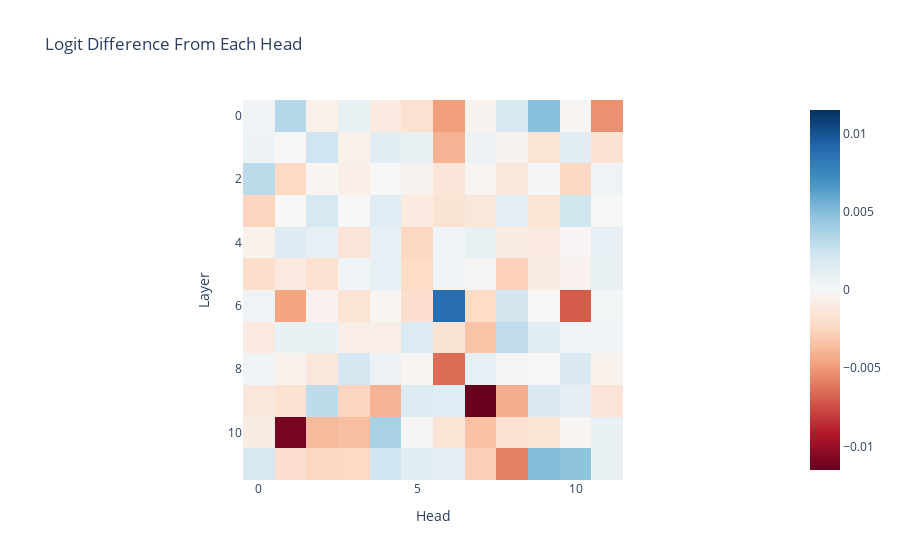
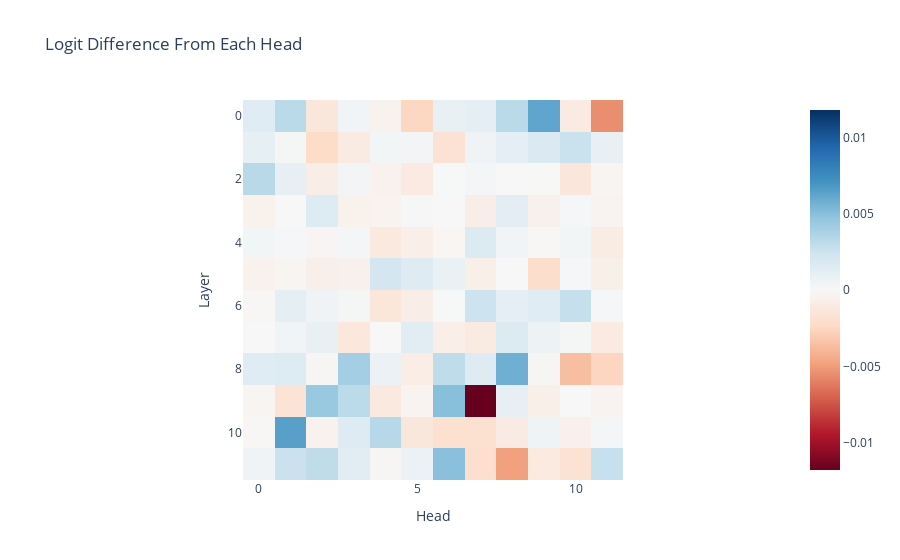
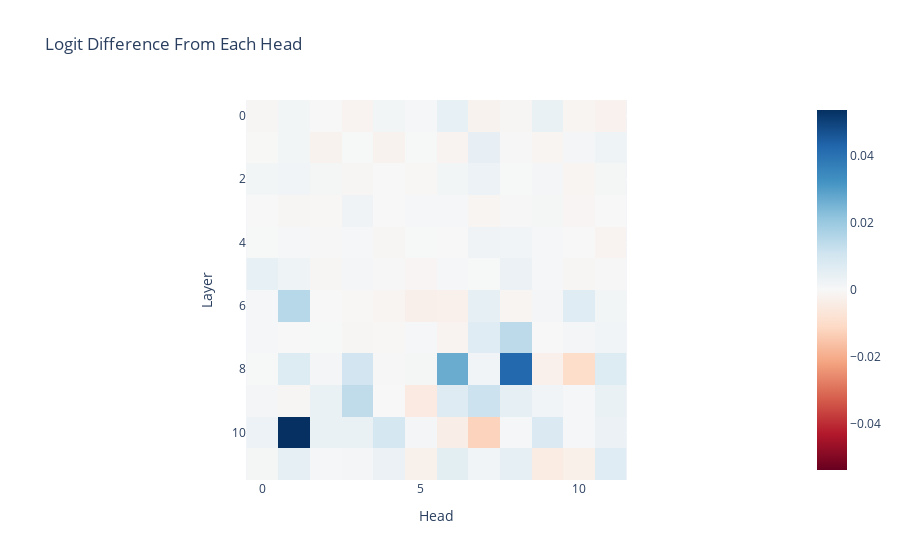
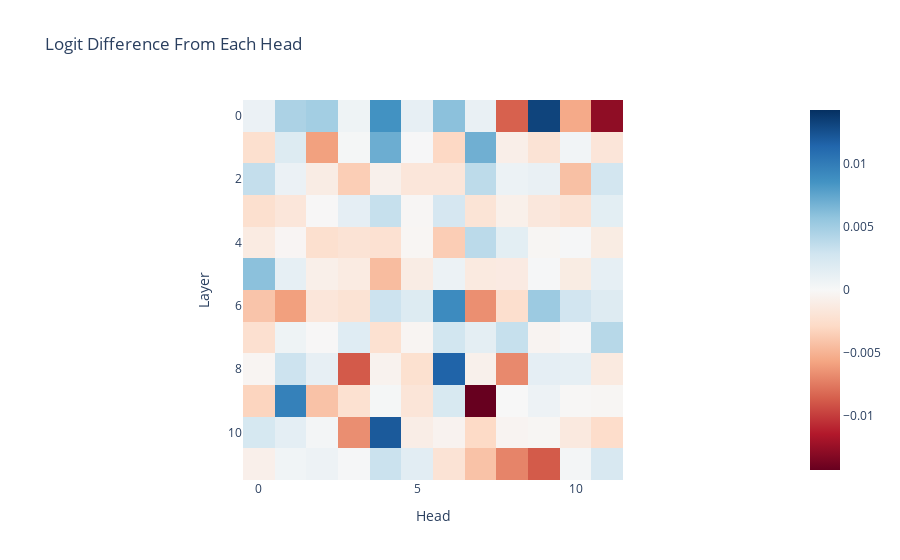

Notebook code for these charts, in order:
### Code cell
per_head_logit_diffs_all = {}

for unique_pat in set(indx_to_pat_type):
    sele = pattern_to_idx[unique_pat]
    cache = pattern_to_cache[unique_pat]

    per_head_residual, labels = cache.stack_head_results(
        layer=-1, pos_slice=-1, return_labels=True
    )
    per_head_logit_diffs = residual_stack_to_logit_diff(per_head_residual, cache, logit_diff_directions[sele,:])
    per_head_logit_diffs = einops.rearrange(
        per_head_logit_diffs,
        "(layer head_index) -> layer head_index",
        layer=model.cfg.n_layers,
        head_index=model.cfg.n_heads,
    )
    per_head_logit_diffs_all[unique_pat] = per_head_logit_diffs
    imshow(
        per_head_logit_diffs,
        labels={"x": "Head", "y": "Layer"},
        title="Logit Difference From Each Head",
    )

### Figure 1 — Plotly figure (JSON) as saved in the notebook; plotly's stock layout.template omitted (floating-point values rounded to 4 significant figures; data arrays with more than 128 entries replaced by an {"elided": "..."} marker saying what was removed)
{"data": [{"coloraxis": "coloraxis", "hovertemplate": "Head: %{x}<br>Layer: %{y}<br>color: %{z}<extra></extra>", "name": "0", "type": "heatmap", "xaxis": "x", "yaxis": "y", "z": {"elided": "12x12 float values"}}], "layout": {"coloraxis": {"cmid": 0, "colorscale": [[0, "rgb(103,0,31)"], [0.1, "rgb(178,24,43)"], [0.2, "rgb(214,96,77)"], [0.3, "rgb(244,165,130)"], [0.4, "rgb(253,219,199)"], [0.5, "rgb(247,247,247)"], [0.6, "rgb(209,229,240)"], [0.7, "rgb(146,197,222)"], [0.8, "rgb(67,147,195)"], [0.9, "rgb(33,102,172)"], [1, "rgb(5,48,97)"]]}, "title": {"text": "Logit Difference From Each Head"}, "xaxis": {"anchor": "y", "constrain": "domain", "domain": [0, 1], "scaleanchor": "y", "title": {"text": "Head"}}, "yaxis": {"anchor": "x", "autorange": "reversed", "constrain": "domain", "domain": [0, 1], "title": {"text": "Layer"}}}}

### Figure 2 — Plotly figure (JSON) as saved in the notebook; plotly's stock layout.template omitted (floating-point values rounded to 4 significant figures; data arrays with more than 128 entries replaced by an {"elided": "..."} marker saying what was removed)
{"data": [{"coloraxis": "coloraxis", "hovertemplate": "Head: %{x}<br>Layer: %{y}<br>color: %{z}<extra></extra>", "name": "0", "type": "heatmap", "xaxis": "x", "yaxis": "y", "z": {"elided": "12x12 float values"}}], "layout": {"coloraxis": {"cmid": 0, "colorscale": [[0, "rgb(103,0,31)"], [0.1, "rgb(178,24,43)"], [0.2, "rgb(214,96,77)"], [0.3, "rgb(244,165,130)"], [0.4, "rgb(253,219,199)"], [0.5, "rgb(247,247,247)"], [0.6, "rgb(209,229,240)"], [0.7, "rgb(146,197,222)"], [0.8, "rgb(67,147,195)"], [0.9, "rgb(33,102,172)"], [1, "rgb(5,48,97)"]]}, "title": {"text": "Logit Difference From Each Head"}, "xaxis": {"anchor": "y", "constrain": "domain", "domain": [0, 1], "scaleanchor": "y", "title": {"text": "Head"}}, "yaxis": {"anchor": "x", "autorange": "reversed", "constrain": "domain", "domain": [0, 1], "title": {"text": "Layer"}}}}

### Figure 3 — Plotly figure (JSON) as saved in the notebook; plotly's stock layout.template omitted (floating-point values rounded to 4 significant figures; data arrays with more than 128 entries replaced by an {"elided": "..."} marker saying what was removed)
{"data": [{"coloraxis": "coloraxis", "hovertemplate": "Head: %{x}<br>Layer: %{y}<br>color: %{z}<extra></extra>", "name": "0", "type": "heatmap", "xaxis": "x", "yaxis": "y", "z": {"elided": "12x12 float values"}}], "layout": {"coloraxis": {"cmid": 0, "colorscale": [[0, "rgb(103,0,31)"], [0.1, "rgb(178,24,43)"], [0.2, "rgb(214,96,77)"], [0.3, "rgb(244,165,130)"], [0.4, "rgb(253,219,199)"], [0.5, "rgb(247,247,247)"], [0.6, "rgb(209,229,240)"], [0.7, "rgb(146,197,222)"], [0.8, "rgb(67,147,195)"], [0.9, "rgb(33,102,172)"], [1, "rgb(5,48,97)"]]}, "title": {"text": "Logit Difference From Each Head"}, "xaxis": {"anchor": "y", "constrain": "domain", "domain": [0, 1], "scaleanchor": "y", "title": {"text": "Head"}}, "yaxis": {"anchor": "x", "autorange": "reversed", "constrain": "domain", "domain": [0, 1], "title": {"text": "Layer"}}}}

### Figure 4 — Plotly figure (JSON) as saved in the notebook; plotly's stock layout.template omitted (floating-point values rounded to 4 significant figures; data arrays with more than 128 entries replaced by an {"elided": "..."} marker saying what was removed)
{"data": [{"coloraxis": "coloraxis", "hovertemplate": "Head: %{x}<br>Layer: %{y}<br>color: %{z}<extra></extra>", "name": "0", "type": "heatmap", "xaxis": "x", "yaxis": "y", "z": {"elided": "12x12 float values"}}], "layout": {"coloraxis": {"cmid": 0, "colorscale": [[0, "rgb(103,0,31)"], [0.1, "rgb(178,24,43)"], [0.2, "rgb(214,96,77)"], [0.3, "rgb(244,165,130)"], [0.4, "rgb(253,219,199)"], [0.5, "rgb(247,247,247)"], [0.6, "rgb(209,229,240)"], [0.7, "rgb(146,197,222)"], [0.8, "rgb(67,147,195)"], [0.9, "rgb(33,102,172)"], [1, "rgb(5,48,97)"]]}, "title": {"text": "Logit Difference From Each Head"}, "xaxis": {"anchor": "y", "constrain": "domain", "domain": [0, 1], "scaleanchor": "y", "title": {"text": "Head"}}, "yaxis": {"anchor": "x", "autorange": "reversed", "constrain": "domain", "domain": [0, 1], "title": {"text": "Layer"}}}}
